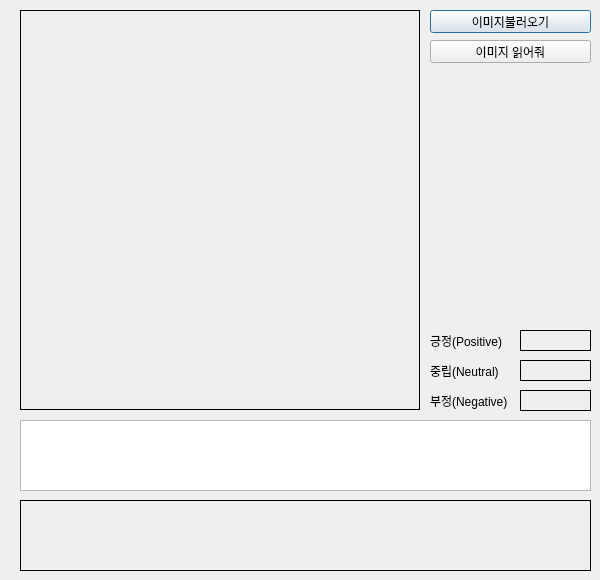
<?xml version="1.0" encoding="UTF-8"?>
<ui version="4.0">
 <class>Dialog</class>
 <widget class="QDialog" name="Dialog">
  <property name="geometry">
   <rect>
    <x>0</x>
    <y>0</y>
    <width>600</width>
    <height>580</height>
   </rect>
  </property>
  <property name="windowTitle">
   <string>Dialog</string>
  </property>
  <widget class="QStackedWidget" name="DrawingFrame">
   <property name="geometry">
    <rect>
     <x>20</x>
     <y>10</y>
     <width>400</width>
     <height>400</height>
    </rect>
   </property>
   <property name="frameShape">
    <enum>QFrame::Box</enum>
   </property>
   <property name="frameShadow">
    <enum>QFrame::Plain</enum>
   </property>
   <property name="currentIndex">
    <number>1</number>
   </property>
   <widget class="QWidget" name="page"/>
   <widget class="QWidget" name="page_2"/>
  </widget>
  <widget class="QTextEdit" name="textEdit">
   <property name="geometry">
    <rect>
     <x>20</x>
     <y>420</y>
     <width>571</width>
     <height>71</height>
    </rect>
   </property>
  </widget>
  <widget class="QPushButton" name="pushButton5">
   <property name="geometry">
    <rect>
     <x>430</x>
     <y>10</y>
     <width>161</width>
     <height>23</height>
    </rect>
   </property>
   <property name="text">
    <string>이미지불러오기</string>
   </property>
  </widget>
  <widget class="QLabel" name="Label2">
   <property name="geometry">
    <rect>
     <x>20</x>
     <y>500</y>
     <width>571</width>
     <height>71</height>
    </rect>
   </property>
   <property name="frameShape">
    <enum>QFrame::Box</enum>
   </property>
   <property name="text">
    <string/>
   </property>
  </widget>
  <widget class="QPushButton" name="pushButton6">
   <property name="geometry">
    <rect>
     <x>430</x>
     <y>40</y>
     <width>161</width>
     <height>23</height>
    </rect>
   </property>
   <property name="text">
    <string>이미지 읽어줘</string>
   </property>
  </widget>
  <widget class="QLabel" name="Label3">
   <property name="geometry">
    <rect>
     <x>520</x>
     <y>330</y>
     <width>71</width>
     <height>21</height>
    </rect>
   </property>
   <property name="frameShape">
    <enum>QFrame::Box</enum>
   </property>
   <property name="text">
    <string/>
   </property>
  </widget>
  <widget class="QLabel" name="Label4">
   <property name="geometry">
    <rect>
     <x>520</x>
     <y>360</y>
     <width>71</width>
     <height>21</height>
    </rect>
   </property>
   <property name="frameShape">
    <enum>QFrame::Box</enum>
   </property>
   <property name="text">
    <string/>
   </property>
  </widget>
  <widget class="QLabel" name="Label5">
   <property name="geometry">
    <rect>
     <x>520</x>
     <y>390</y>
     <width>71</width>
     <height>21</height>
    </rect>
   </property>
   <property name="frameShape">
    <enum>QFrame::Box</enum>
   </property>
   <property name="text">
    <string/>
   </property>
  </widget>
  <widget class="QLabel" name="label">
   <property name="geometry">
    <rect>
     <x>430</x>
     <y>330</y>
     <width>91</width>
     <height>21</height>
    </rect>
   </property>
   <property name="text">
    <string>긍정(Positive)</string>
   </property>
  </widget>
  <widget class="QLabel" name="label_2">
   <property name="geometry">
    <rect>
     <x>430</x>
     <y>360</y>
     <width>91</width>
     <height>21</height>
    </rect>
   </property>
   <property name="text">
    <string>중립(Neutral)</string>
   </property>
  </widget>
  <widget class="QLabel" name="label_3">
   <property name="geometry">
    <rect>
     <x>430</x>
     <y>390</y>
     <width>91</width>
     <height>21</height>
    </rect>
   </property>
   <property name="text">
    <string>부정(Negative)</string>
   </property>
  </widget>
 </widget>
 <resources/>
 <connections/>
</ui>
